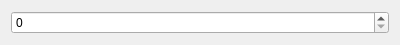
<?xml version="1.0" encoding="UTF-8"?>
<ui version="4.0">
 <class>PropertySpinBox</class>
 <widget class="QWidget" name="PropertySpinBox">
  <property name="geometry">
   <rect>
    <x>0</x>
    <y>0</y>
    <width>400</width>
    <height>42</height>
   </rect>
  </property>
  <property name="windowTitle">
   <string>PropertySpinBox</string>
  </property>
  <layout class="QHBoxLayout" name="mainLayout">
   <item>
    <widget class="QSpinBox" name="spinBox"/>
   </item>
  </layout>
 </widget>
 <resources/>
 <connections/>
</ui>
